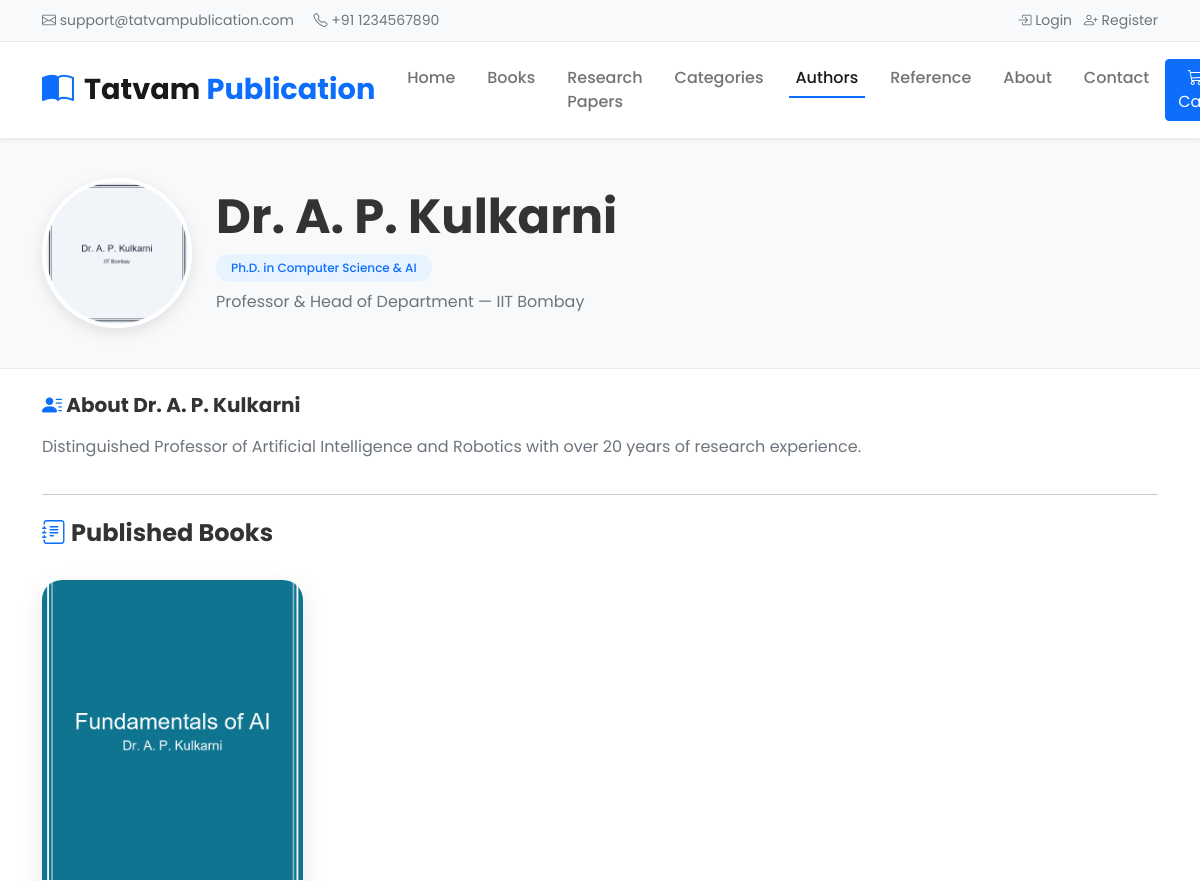
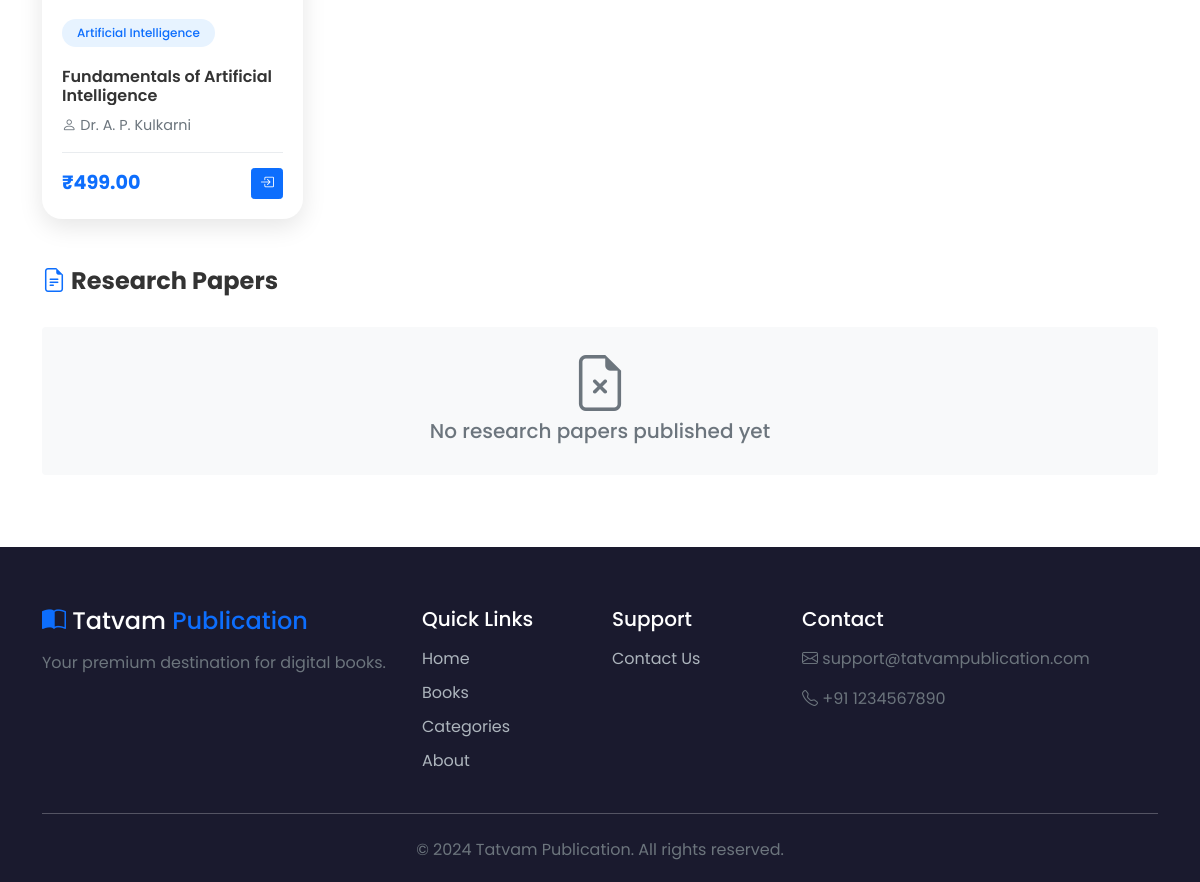
The app's page /author.php?id=1 with its own data (2 pictures, top to bottom).
### tables this page shows
CREATE TABLE IF NOT EXISTS `authors` (
  `id` INT(11) NOT NULL AUTO_INCREMENT,
  `user_id` INT(11) DEFAULT NULL,
  `name` VARCHAR(255) NOT NULL,
  `photo` VARCHAR(255) DEFAULT NULL,
  `about` TEXT DEFAULT NULL,
  `qualification` VARCHAR(255) DEFAULT NULL,
  `designation` VARCHAR(255) DEFAULT NULL,
  `organization` VARCHAR(255) DEFAULT NULL,
  `contact` VARCHAR(255) DEFAULT NULL,
  `created_at` TIMESTAMP DEFAULT CURRENT_TIMESTAMP,
  `updated_at` TIMESTAMP DEFAULT CURRENT_TIMESTAMP ON UPDATE CURRENT_TIMESTAMP,
  PRIMARY KEY (`id`),
  KEY `idx_authors_user_id` (`user_id`),
  CONSTRAINT `fk_author_user` FOREIGN KEY (`user_id`) REFERENCES `users` (`id`) ON DELETE SET NULL ON UPDATE CASCADE
);

CREATE TABLE IF NOT EXISTS `books` (
  `id` INT(11) NOT NULL AUTO_INCREMENT,
  `title` VARCHAR(255) NOT NULL,
  `subtitle` VARCHAR(255) DEFAULT NULL,
  `author_id` INT(11) NOT NULL,
  `description` TEXT NOT NULL,
  `category_id` INT(11) NOT NULL,
  `cover` VARCHAR(255) NOT NULL,
  `file` VARCHAR(255) NOT NULL,
  `preview_file` VARCHAR(255) DEFAULT NULL,
  `isbn` VARCHAR(50) DEFAULT NULL,
  `doi` VARCHAR(100) DEFAULT NULL,
  `pages` INT(11) DEFAULT NULL,
  `format` ENUM('Paperback','eBook') DEFAULT 'eBook',
  `language` VARCHAR(50) DEFAULT 'English',
  `edition` VARCHAR(50) DEFAULT '1st Edition',
  `keywords` TEXT DEFAULT NULL,
  `publication_date` DATE DEFAULT NULL,
  `price` DECIMAL(10,2) NOT NULL DEFAULT '0.00',
  `status` ENUM('Draft','Pending','Approved','Rejected','Published') NOT NULL DEFAULT 'Published',
  `content_type` ENUM('book','research_paper') NOT NULL DEFAULT 'book',
  `created_by` INT(11) DEFAULT NULL,
  `approved_by` INT(11) DEFAULT NULL,
  `approved_at` TIMESTAMP NULL DEFAULT NULL,
  `created_at` TIMESTAMP DEFAULT CURRENT_TIMESTAMP,
  `updated_at` TIMESTAMP DEFAULT CURRENT_TIMESTAMP ON UPDATE CURRENT_TIMESTAMP,
  PRIMARY KEY (`id`),
  KEY `idx_books_author` (`author_id`),
  KEY `idx_books_category` (`category_id`),
  KEY `idx_books_status` (`status`),
  KEY `idx_books_content_type` (`content_type`),
  CONSTRAINT `fk_books_author` FOREIGN KEY (`author_id`) REFERENCES `authors` (`id`) ON DELETE CASCADE ON UPDATE CASCADE,
  CONSTRAINT `fk_books_category` FOREIGN KEY (`category_id`) REFERENCES `categories` (`id`) ON UPDATE CASCADE
);

CREATE TABLE IF NOT EXISTS `categories` (
  `id` INT(11) NOT NULL AUTO_INCREMENT,
  `name` VARCHAR(191) NOT NULL,
  `created_at` TIMESTAMP DEFAULT CURRENT_TIMESTAMP,
  PRIMARY KEY (`id`),
  UNIQUE KEY `idx_categories_name` (`name`)
);

### php/func-author.php (called while the page is built, shortened)
<?php
function get_author($con, $id){
   $sql  = "SELECT * FROM authors WHERE id=?";
   $stmt = $con->prepare($sql);
   $stmt->execute([$id]);
   if ($stmt->rowCount() > 0) {
   	  $author = $stmt->fetch();
   }else {
      $author = 0;
   }
   return $author;
}
function get_books_by_author_typed($conn, $author_id, $type) {
    $sql = "SELECT * FROM books WHERE author_id = ? AND content_type = ?";
    $stmt = $conn->prepare($sql);
    $stmt->execute([$author_id, $type]);
    if ($stmt->rowCount() > 0) {
        return $stmt->fetchAll();
    }
    return 0;
}

### php/func-category.php (called while the page is built, shortened)
<?php
function get_all_categories($con){
   $sql  = "SELECT * FROM categories";
   $stmt = $con->prepare($sql);
   $stmt->execute();
   if ($stmt->rowCount() > 0) {
   	  $categories = $stmt->fetchAll();
   }else {
      $categories = 0;
   }
   return $categories;
}

### author.php (the view, shortened to what this page needs)
<?php
$id = intval($_GET['id']);
include "db_conn.php";
include "php/func-author.php";
include "php/func-category.php";
$current_author = get_author($conn, $id);
if (!function_exists('get_books_by_author_typed')) {
    $books_by_author = get_books_by_author($conn, $id);
    $papers_by_author = 0;
} else {
    $books_by_author = get_books_by_author_typed($conn, $id, 'book');
    $papers_by_author = get_books_by_author_typed($conn, $id, 'research_paper');
}
$categories = get_all_categories($conn);
$cart_count = 0;
?>
<!DOCTYPE html>
<html lang="en">
<head>
	<link href="https://cdn.jsdelivr.net/npm/bootstrap@5.1.1/dist/css/bootstrap.min.css" rel="stylesheet">
	<link rel="stylesheet" href="https://cdn.jsdelivr.net/npm/bootstrap-icons@1.10.0/font/bootstrap-icons.css">
	<link rel="stylesheet" href="css/style.css">
</head>
<body>
	<div class="top-bar">
		<div class="container">
			<div class="d-flex justify-content-between align-items-center">
				<div class="top-info">
					<i class="bi bi-envelope"></i> support@tatvampublication.com
					<span class="ms-3"><i class="bi bi-telephone"></i> +91 1234567890</span>
				</div>
				<div class="top-links">
					<?php if (isset($_SESSION['user_id'])) {
						if (isset($_SESSION['user_type']) && $_SESSION['user_type'] == 'customer') { ?>
							<a href="my-orders.php"><i class="bi bi-bag-check"></i> My Orders</a>
							<a href="user-profile.php" class="ms-2"><i class="bi bi-person-circle"></i> <?=$_SESSION['user_name']?></a>
							<a href="php/user-logout.php" class="ms-2"><i class="bi bi-box-arrow-right"></i> Logout</a>
						<?php } else { ?>
							<a href="admin.php"><i class="bi bi-speedometer2"></i> Dashboard</a>
						<?php }
					}else{ ?>
						<a href="user-login.php"><i class="bi bi-box-arrow-in-right"></i> Login</a>
						<a href="register.php" class="ms-2"><i class="bi bi-person-plus"></i> Register</a>
					<?php } ?>
				</div>
			</div>
		</div>
	</div>
	<nav class="navbar navbar-expand-lg navbar-light bg-white sticky-top shadow-sm">
		<div class="container">
			<a class="navbar-brand" href="index.php">
				<i class="bi bi-book-half text-primary"></i>
				<span class="brand-text">Tatvam <span class="text-primary">Publication</span></span>
			</a>
			<div class="collapse navbar-collapse" id="navbarMain">
				<ul class="navbar-nav mx-auto">
					<li class="nav-item"><a class="nav-link" href="index.php">Home</a></li>
					<li class="nav-item"><a class="nav-link" href="books.php">Books</a></li>
                    <li class="nav-item"><a class="nav-link" href="books.php?type=research_paper">Research Papers</a></li>
					<li class="nav-item"><a class="nav-link" href="categories.php">Categories</a></li>
					<li class="nav-item"><a class="nav-link active" href="authors.php">Authors</a></li>
					<li class="nav-item"><a class="nav-link" href="reference.php">Reference</a></li>
					<li class="nav-item"><a class="nav-link" href="about.php">About</a></li>
					<li class="nav-item"><a class="nav-link" href="contact.php">Contact</a></li>
				</ul>
				<div class="d-flex align-items-center">
					<?php if (isset($_SESSION['user_id']) && isset($_SESSION['user_type']) && $_SESSION['user_type'] == 'customer') { ?>
						<a href="cart.php" class="btn btn-primary position-relative">
							<i class="bi bi-cart3"></i> Cart
							<?php if ($cart_count > 0) { ?>
								<span class="position-absolute top-0 start-100 translate-middle badge rounded-pill bg-danger">
									<?=$cart_count?>
								</span>
							<?php } ?>
						</a>
					<?php } else { ?>
						<a href="user-login.php" class="btn btn-primary"><i class="bi bi-cart3"></i> Cart</a>
					<?php } ?>
				</div>
			</div>
		</div>
	</nav>
    <section class="author-profile-hero">
    <div class="container">
        <div class="row align-items-center">
        <div class="col-md-auto text-center text-md-start mb-4 mb-md-0">
            <?php if (!empty($current_author['photo'])): ?>
            <img src="uploads/author_photos/<?=$current_author['photo']?>" class="author-profile-photo" alt="<?=htmlspecialchars($current_author['name'])?>">
            <?php else: ?>
            <div class="author-profile-avatar"><i class="bi bi-person-fill"></i></div>
            <?php endif; ?>
        </div>
        <div class="col">
            <h1 class="fw-bold display-5 mb-2"><?=htmlspecialchars($current_author['name'])?></h1>
            <?php if (!empty($current_author['qualification'])): ?>
            <span class="book-category mb-2 d-inline-block"><?=htmlspecialchars($current_author['qualification'])?></span>
            <?php endif; ?>
            <?php if (!empty($current_author['designation']) || !empty($current_author['organization'])): ?>
            <p class="text-muted mb-1">
            <?php if (!empty($current_author['designation'])): ?><?=htmlspecialchars($current_author['designation'])?><?php endif; ?>
            <?php if (!empty($current_author['designation']) && !empty($current_author['organization'])): ?> &mdash; <?php endif; ?>
            <?php if (!empty($current_author['organization'])): ?><?=htmlspecialchars($current_author['organization'])?><?php endif; ?>
            </p>
            <?php endif; ?>
        </div>
        </div>
    </div>
    </section>
    <section class="py-4">
    <div class="container">
        <?php if (!empty($current_author['about'])): ?>
        <div class="row">
        <div class="col-lg-9">
            <h5 class="fw-bold mb-3"><i class="bi bi-person-lines-fill text-primary"></i> About <?=htmlspecialchars($current_author['name'])?></h5>
            <p class="text-muted" style="line-height: 1.8;"><?=nl2br(htmlspecialchars($current_author['about']))?></p>
        </div>
        </div>
        <hr>
        <?php endif; ?>
        <div class="row mt-4">
            <div class="col-12 mb-4">
                <h4 class="fw-bold"><i class="bi bi-journal-text text-primary"></i> Published Books</h4>
            </div>
        </div>
        <?php if ($books_by_author == 0): ?>
            <div class="text-center py-4 bg-light rounded mb-5">
                <i class="bi bi-journal-x display-4 text-muted mb-3"></i>
                <h5 class="text-muted">No books published yet</h5>
            </div>
        <?php else: ?>
            <div class="row g-4 mb-5">
                <?php foreach ($books_by_author as $book) { ?>
                <div class="col-6 col-md-4 col-lg-3">
                    <a href="book-detail.php?id=<?=$book['id']?>" style="text-decoration:none;color:inherit;display:block;height:100%;">
                        <div class="book-card">
                            <div class="book-image">
                                <img src="uploads/cover/<?=$book['cover']?>" alt="<?=$book['title']?>" onerror="this.src='img/default-book.png'">
                            </div>
                            <div class="book-info">
                                <span class="book-category">
                                    <?php foreach($categories as $category){
                                        if ($category['id'] == $book['category_id']) {
                                            echo $category['name'];
                                            break;
                                        }
                                    } ?>
                                </span>
                                <h5 class="book-title"><?=$book['title']?></h5>
                                <p class="book-author">
                                    <i class="bi bi-person"></i> <?=htmlspecialchars($current_author['name'])?>
                                </p>
                                <div class="book-footer">
                                    <?php if ($book['price'] > 0) { ?>
                                        <span class="book-price">₹<?=number_format($book['price'], 2)?></span>
                                        <?php if (isset($_SESSION['user_id']) && isset($_SESSION['user_type']) && $_SESSION['user_type'] == 'customer') {
                                            if (isset($cart_count) && function_exists('is_in_cart') && is_in_cart($conn, $_SESSION['user_id'], $book['id'])) { ?>
                                                <object><a href="cart.php" class="btn btn-sm btn-secondary"><i class="bi bi-cart-check"></i></a></object>
                                            <?php } else { ?>
                                                <object><a href="php/add-to-cart.php?book_id=<?=$book['id']?>" class="btn btn-sm btn-primary"><i class="bi bi-cart-plus"></i></a></object>
                                            <?php }
                                        } else { ?>
                                            <object><a href="user-login.php" class="btn btn-sm btn-primary"><i class="bi bi-box-arrow-in-right"></i></a></object>
                                        <?php } ?>
                                    <?php } ?>
                                </div>
                            </div>
                        </div>
                    </a>
                </div>
                <?php } ?>
            </div>
        <?php endif; ?>
        <div class="row mt-4">
            <div class="col-12 mb-4">
                <h4 class="fw-bold"><i class="bi bi-file-earmark-text text-primary"></i> Research Papers</h4>
            </div>
        </div>
        <?php if ($papers_by_author == 0): ?>
            <div class="text-center py-4 bg-light rounded mb-5">
                <i class="bi bi-file-earmark-x display-4 text-muted mb-3"></i>
                <h5 class="text-muted">No research papers published yet</h5>
            </div>
        <?php endif; ?>
    </div>
    </section>
	<footer class="footer">
		<div class="container">
			<div class="row g-4">
				<div class="col-lg-4">
					<h4 class="mb-3"><i class="bi bi-book-half text-primary"></i> Tatvam <span class="text-primary">Publication</span></h4>
					<p class="text-muted">Your premium destination for digital books.</p>
				</div>
				<div class="col-lg-2 col-6">
					<h5 class="mb-3">Quick Links</h5>
					<ul class="footer-links">
						<li><a href="index.php">Home</a></li>
						<li><a href="books.php">Books</a></li>
						<li><a href="categories.php">Categories</a></li>
						<li><a href="about.php">About</a></li>
					</ul>
				</div>
				<div class="col-lg-2 col-6">
					<h5 class="mb-3">Support</h5>
					<ul class="footer-links">
						<li><a href="contact.php">Contact Us</a></li>
					</ul>
				</div>
				<div class="col-lg-4">
					<h5 class="mb-3">Contact</h5>
					<p class="text-muted"><i class="bi bi-envelope"></i> support@tatvampublication.com</p>
					<p class="text-muted"><i class="bi bi-telephone"></i> +91 1234567890</p>
				</div>
			</div>
			<hr class="my-4">
			<div class="text-center text-muted">
				<p class="mb-0">&copy; 2024 Tatvam Publication. All rights reserved.</p>
			</div>
		</div>
	</footer>
</body>
</html>

### records on screen
authors: photo (picture), name "Dr. A. P. Kulkarni", qualification "Ph.D. in Computer Science & AI", designation "Professor & Head of Department", organization "IIT Bombay", about "Distinguished Professor of Artificial Intelligence and Robotics with over 20 years of research experience."
books: $book['id'] 1 (drawn), cover (picture), title "Fundamentals of Artificial Intelligence", author.name "Dr. A. P. Kulkarni", price "499.00"
categories: name "Artificial Intelligence"
